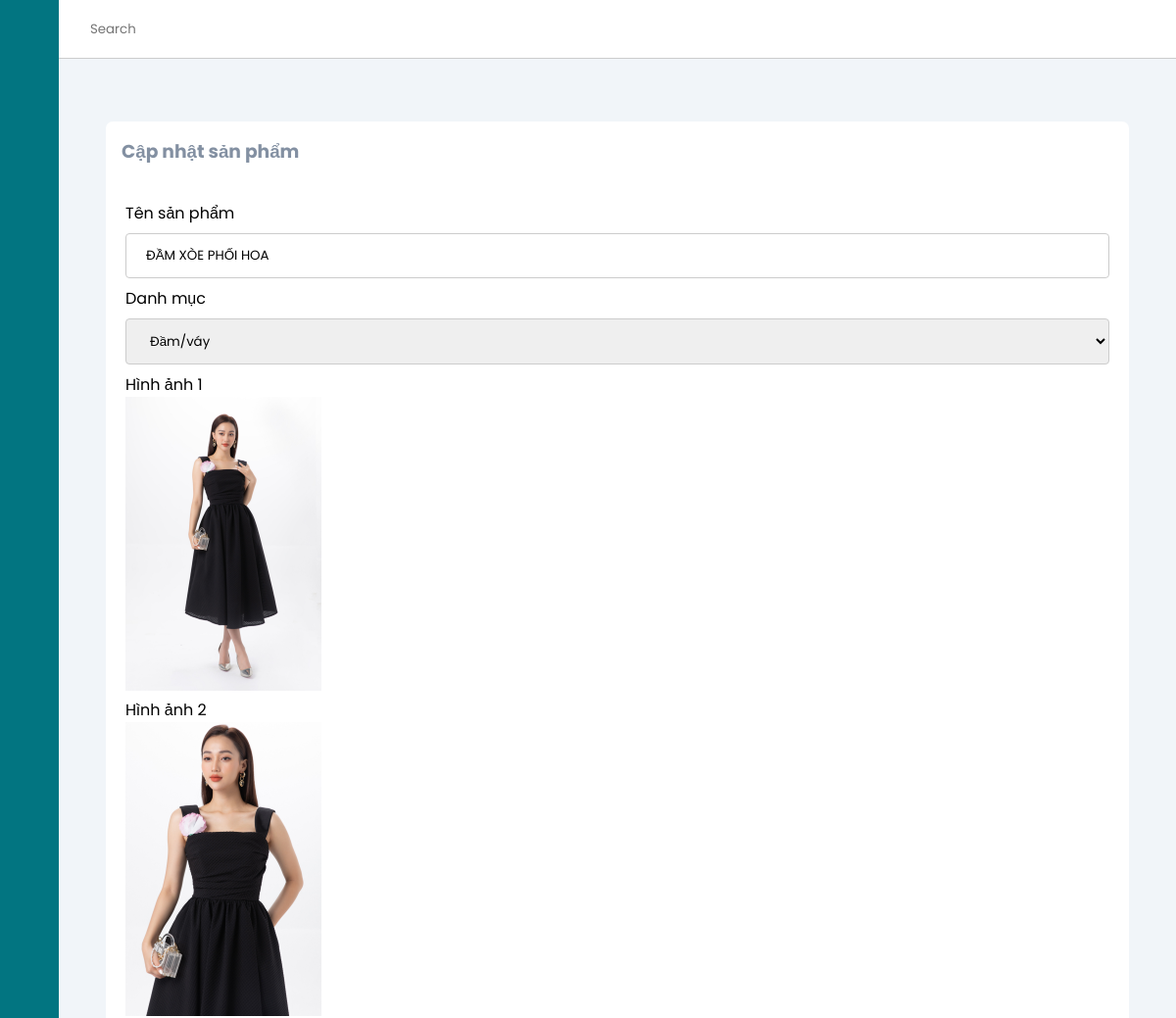
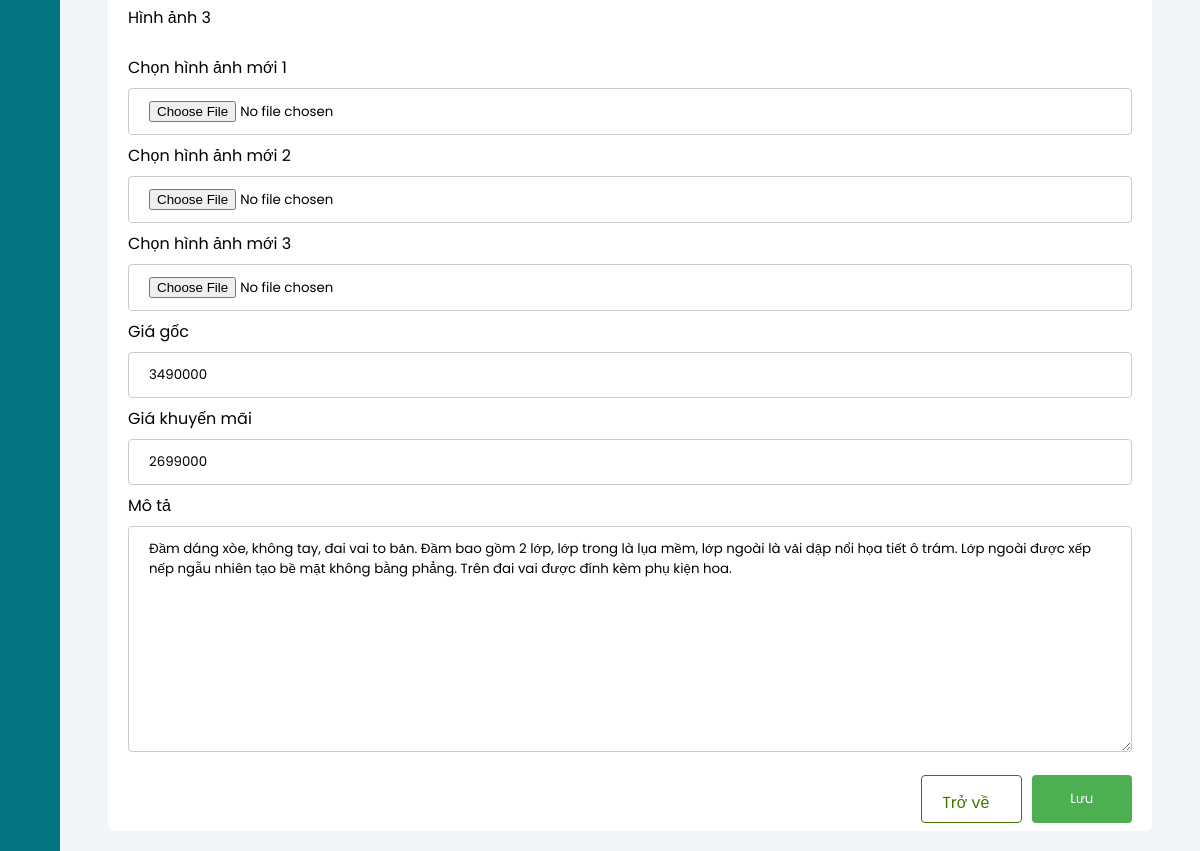
The page /productManage/edit/120 (signed in) on the database its author committed (2 pictures, top to bottom).
### tables this page shows
CREATE TABLE `products` (
  `id` int(11) NOT NULL,
  `name` varchar(255) NOT NULL,
  `originalPrice` decimal(10,0) NOT NULL,
  `promotionPrice` decimal(10,0) NOT NULL,
  `image` varchar(50) NOT NULL,
  `createdBy` int(11) NOT NULL,
  `createdDate` date NOT NULL,
  `cateId` int(11) NOT NULL,
  `des` text NOT NULL,
  `status` tinyint(1) NOT NULL,
  `soldCount` int(11) NOT NULL,
  `image2` varchar(100) NOT NULL,
  `image3` varchar(100) NOT NULL
);

### mvc/core/ControllerBase.php (called while the page is built, shortened)
<?php
class ControllerBase{
    public function view($view, $data=[]){
        require_once "./mvc/views/".$view.".php";
    }
}
?>

### mvc/core/App.php (called while the page is built, shortened)
<?php
class App
{
    protected $action = "Index";
    function __construct()
    {
        $arr = $this->UrlProcess();
        if (file_exists("./mvc/controllers/" . $arr[0] . ".php")) {
            unset($arr[0]);
        }
        $this->controller = new $this->controller;
        if (isset($arr[1])) {
            if (method_exists($this->controller, $arr[1])) {
                $this->action = $arr[1];
            }
            unset($arr[1]);
        }
        $this->params = $arr ? array_values($arr) : [];
        array_push($this->params, $_GET);
        call_user_func_array([$this->controller, $this->action], $this->params);
    }
    function UrlProcess()
    {
        if (isset($_GET["url"])) {
            return explode("/", filter_var(trim($_GET["url"], "/")));
        }
    }
}

### index.php (called while the page is built, shortened)
<?php
$myApp = new App();
?>

### mvc/core/DB.php (called while the page is built, shortened)
<?php
class DB{
    private static $instance = null;
    protected $servername = "localhost";
    protected $username = "root";
    protected $password = "";
    private function __construct(){
        $this->con = mysqli_connect($this->servername, $this->username, $this->password);
    }
    public static function getInstance()
    {
      if(!self::$instance)
      {
        self::$instance = new DB();
      }
      return self::$instance;
    }
}
?>

### mvc/models/ProductModel.php (called while the page is built, shortened)
<?php
class productModel
{
    private static $instance = null;
    public static function getInstance()
    {
        if (!self::$instance) {
            self::$instance = new productModel();
        }
        return self::$instance;
    }
    public function getByIdAdmin($Id)
    {
        $db = DB::getInstance();
        $sql = "SELECT * FROM products WHERE Id='$Id'";
        $result = mysqli_query($db->con, $sql);
        return $result;
    }
}

### mvc/models/CategoryModel.php (called while the page is built, shortened)
<?php
class categoryModel
{
    private static $instance = null;
    public static function getInstance()
    {
        if (!self::$instance) {
            self::$instance = new categoryModel();
        }
        return self::$instance;
    }
    public function getAllAdmin($page = 1, $total = 8)
    {
        $tmp = ($page - 1) * $total;
        $db = DB::getInstance();
        $sql = "SELECT * FROM categories LIMIT $tmp,$total";
        $result = mysqli_query($db->con, $sql);
        return $result;
    }
}

### mvc/views/admin/editProduct.php (the view, shortened to what this page needs)
<?php require APP_ROOT . '/views/admin/inc/head.php'; ?>
<body>
    <?php require APP_ROOT . '/views/admin/inc/sidebar.php'; ?>
    <div class="main-content">
        <header>
            <div class="search-wrapper">
                <input type="search" placeholder="Search">
            </div>
            <div class="social-icons">
                <div></div>
            </div>
        </header>
        <main>
            <section class="recent">
                <div class="activity-grid">
                    <div class="activity-card">
                        <h3>Cập nhật sản phẩm</h3>
                        <div class="form">
                            <form action="<?= URL_ROOT . '/productManage/edit' ?>" method="POST" enctype="multipart/form-data">
                                <label for="name">Tên sản phẩm</label>
                                <input type="text" id="name" name="name" required value="<?= $data['product']['name'] ?>">
                                <label for="cate">Danh mục</label>
                                <select name="cateId" id="cate">
                                    <?php
                                    foreach ($data['categoryList'] as $key => $value) { ?>
                                        <?php
                                        if ($value['id'] == $data['product']['cateId']) { ?>
                                            <option selected value="<?= $value['id'] ?>"><?= $value['name'] ?></option>
                                        <?php  } else { ?>
                                            <option value="<?= $value['id'] ?>"><?= $value['name'] ?></option>
                                        <?php }
                                        ?>
                                    <?php }
                                    ?>
                                </select>
                                <label for="image">Hình ảnh 1</label>
                                <p>
                                    <img style="height: 300px;" src="<?= URL_ROOT . '/public/images/' . $data['product']['image'] ?>" alt="">
                                </p>
                                <label for="image">Hình ảnh 2</label>
                                <p>
                                    <img style="height: 300px;" src="<?= URL_ROOT . '/public/images/' . $data['product']['image2'] ?>" alt="">
                                </p>
                                <label for="image">Hình ảnh 3</label>
                                <p>
                                </p>
                                <label for="image">Chọn hình ảnh mới 1</label>
                                <input type="file" id="image" name="image">
                                <label for="image">Chọn hình ảnh mới 2</label>
                                <input type="file" id="image2" name="image2">
                                <label for="image">Chọn hình ảnh mới 3</label>
                                <input type="file" id="image3" name="image3">
                                <label for="originalPrice">Giá gốc</label>
                                <input type="number" id="originalPrice" name="originalPrice" required value="<?= $data['product']['originalPrice'] ?>">
                                <label for="promotionPrice">Giá khuyến mãi</label>
                                <input type="number" id="promotionPrice" name="promotionPrice" required oninput="check(this)" value="<?= $data['product']['promotionPrice'] ?>">
                                <label for="des">Mô tả</label>
                                <textarea name="des" id="des" cols="30" rows="10"><?= $data['product']['des'] ?></textarea>
                                <input type="submit" value="Lưu">
                                <a href="<?= URL_ROOT . '/productManage' ?>" class="back">Trở về</a>
                            </form>
                        </div>
                    </div>
                </div>
            </section>
        </main>
    </div>
</body>
</html>

### public/css/admin.css (style rules this page uses)
:root { --main-color: #027581; --color-dark: #1D2231; --text-grey: #8390A2; }
* { font-family: 'Poppins', sans-serif; margin: 0; padding: 0; text-decoration: none; list-style-type: none; box-sizing: border-box; }
.main-content { position: relative; margin-left: 240px; transition: margin-left 500ms; }
header { position: fixed; left: 240px; top: 0; z-index: 100; width: calc(100% - 240px); background: #fff; height: 60px; padding: 0rem 1rem; display: flex; align-items: center; justify-content: space-between; border-bottom: 1px solid #ccc; transition: left 500ms; }
.search-wrapper { display: flex; align-items: center; }
.search-wrapper input { border: 0; outline: 0; padding: 1rem; height: 38px; }
.social-icons { display: flex; align-items: center; }
.social-icons span, .social-icons div { margin-left: 1.2rem; }
.social-icons div { height: 38px; width: 38px; background-size: cover; background-repeat: no-repeat; background-image: url(img/1.jpg); border-radius: 50%; }
main { margin-top: 60px; background: #f1f5f9; min-height: 90vh; padding: 1rem 3rem; }
.recent { margin-top: 3rem; margin-bottom: 3rem; }
.activity-grid { display: grid; grid-template-columns: 100% 25%; grid-column-gap: 1.5rem; }
.activity-card, .summary-card, .bday-card { background: #fff; border-radius: 7px; }
.activity-card h3 { color: var(--text-grey); margin: 1rem; }
@media only screen and (max-width: 1200px) { .main-content { margin-left: 60px; } }
@media only screen and (max-width: 1200px) { .main-content header { left: 60px; width: calc(100% - 60px); } }
input, textarea, select { width: 100%; padding: 12px 20px; margin: 8px 0; display: inline-block; border: 1px solid #ccc; border-radius: 4px; box-sizing: border-box; }
input[type=submit] { float: right; width: 10%; background-color: #4CAF50; color: white; padding: 14px 20px; margin: 8px 0; border: none; border-radius: 4px; cursor: pointer; }
.form { border-radius: 5px; background-color: white; padding: 20px; }
.back { float: right; height: 48px; width: 10%; background-color: #ffffff; color: rgb(64, 119, 0); padding: 14px 20px; margin: 8px 0; border: 1px solid; border-radius: 4px; cursor: pointer; margin-right: 10px; }

### rows shown on the page
products: name "ĐẦM XÒE PHỐI HOA", image (picture), image2 (picture), originalPrice "3490000", promotionPrice "2699000", des "Đầm dáng xòe, không tay, đai vai to bản. Đầm bao gồm 2 lớp, lớp trong là lụa mềm, lớp ngoài là vải dập nổi họa tiết ô trám. Lớp ngoài được xếp nếp ngẫu nhiên tạo bề mặt không bằng phẳng. Trên đai vai được đính kèm phụ kiện hoa."

### other values the page prints
form field cateId "Đầm/váy"
